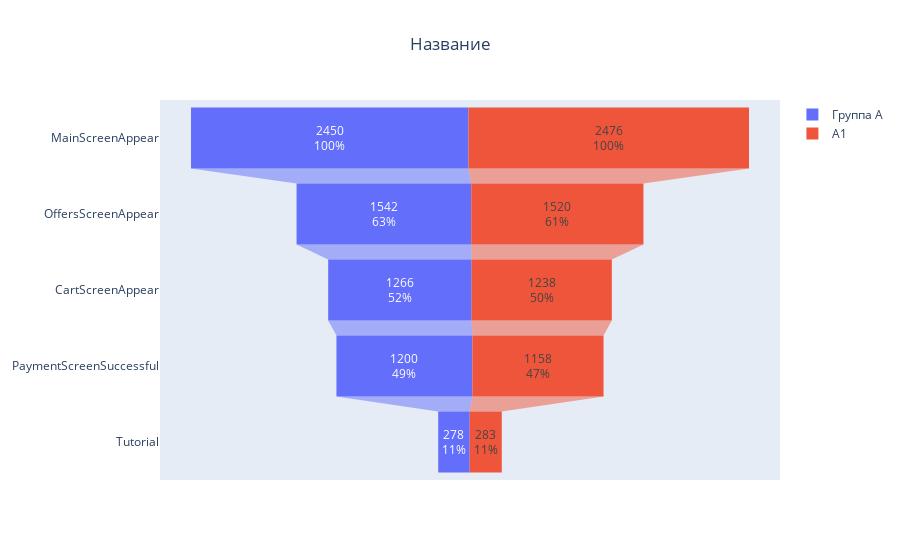

This figure's notebook cell:
### Code cell
# Построим график, иллюстрирующий воронку событий
df = data.pivot_table(index='event', columns='group', values='id', aggfunc='nunique').reset_index()
df.sort_values('A', ascending=False, inplace=True)    

fig = go.Figure()

fig.add_trace(go.Funnel(
    name = 'Группа A',
    y = df['event'],
    x = df['A'],
    textinfo = "value+percent initial"))

fig.add_trace(go.Funnel(
    name = 'Группа A1',
    orientation = "h",
    y = df['event'],
    x = df['A1'],
    textposition = "inside",
    textinfo = "value+percent initial"))

fig.update_layout(title='Воронка событий для контрольных групп', title_x = 0.5) 

fig.show()

### Figure 1 — Plotly figure (JSON) as saved in the notebook; plotly's stock layout.template omitted (floating-point values rounded to 4 significant figures)
{"data": [{"name": "Группа A", "textinfo": "value+percent initial", "type": "funnel", "x": [2450, 1542, 1266, 1200, 278], "y": ["MainScreenAppear", "OffersScreenAppear", "CartScreenAppear", "PaymentScreenSuccessful", "Tutorial"]}, {"name": "A1", "orientation": "h", "textinfo": "value+percent initial", "textposition": "inside", "type": "funnel", "x": [2476, 1520, 1238, 1158, 283], "y": ["MainScreenAppear", "OffersScreenAppear", "CartScreenAppear", "PaymentScreenSuccessful", "Tutorial"]}], "layout": {"title": {"text": "Название", "x": 0.5}}}
